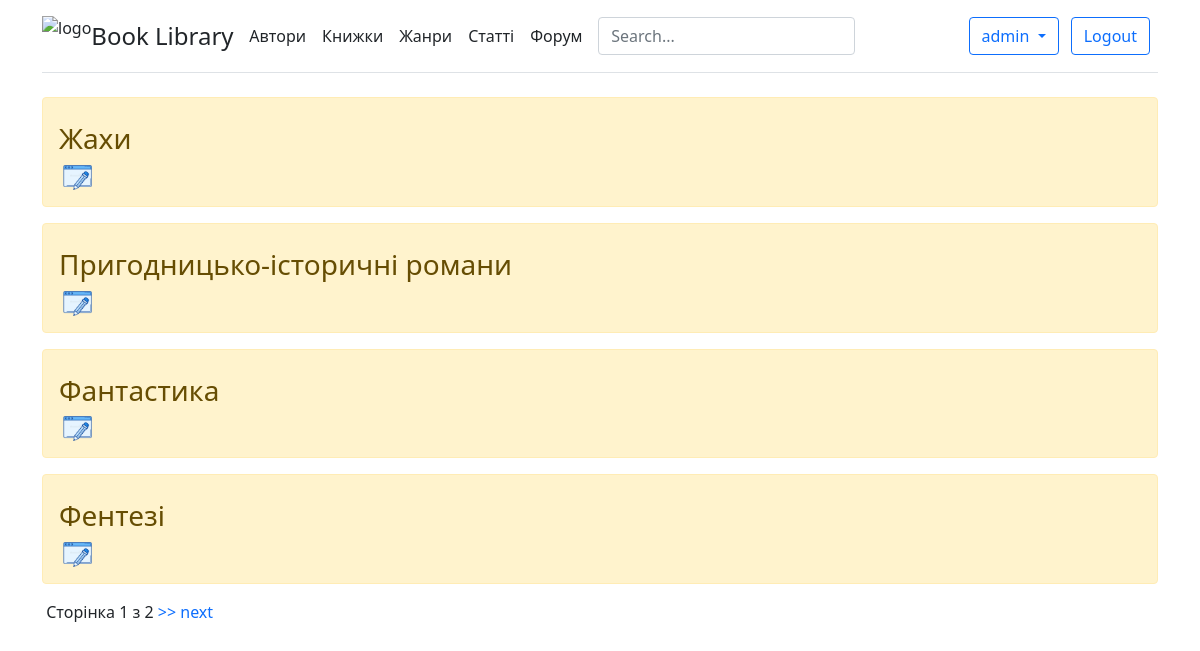
Screenshot of /books/genres (signed in) with the database file from the repository.
### app_books/models.py (models this page shows, shortened)
class Genres(models.Model):
    title = models.CharField(verbose_name='Назва', max_length=50)
    description = models.TextField(verbose_name='Опис', blank=True)
    img = models.FileField(verbose_name='Картинка', default=None, upload_to="genres_images/%Y/%m/%d/",
                           validators=[validate_file_extension])
    class Meta:
        verbose_name = 'Жанр'
        verbose_name_plural = 'Жанри'

### app_books/views.py (the view)
# urls.py: path('genres', views.index_genres, name='genres'),
def index_genres(request):
    contact_list = Genres.objects.order_by('-id').all()
    genres = mk_paginator(request, contact_list, BOOKS_PER_PAGE)
    return render(request, 'app_books/all_genres.html', {'genres': genres})

### app_books/views.py (called while the page is built)
def mk_paginator(request, items, num_items):
    paginator = Paginator(items, num_items)
    try:
        page = int(request.GET.get("page", '1'))
    except ValueError:
        page = 1
    try:
        items = paginator.page(page)
    except (InvalidPage, EmptyPage):
        items = paginator.page(paginator.num_pages)
    return items

### app_books/templates/app_books/all_genres.html (shortened to what this page needs)
{% extends 'base.html' %}
{% block content %}
    {% if genres %}
        {% for genre in genres %}
            <div class="alert alert-warning">
            <a href="{% url 'genre-detail' genre.id %}">
                    <div class=" alert-warning mt-2">
                        <h3>{{ genre.title }}</h3>
                    </div>
                </a>
                 {% if  request.user.is_staff == True or request.user.is_superuser == True %}
        <a href="{% url 'update-genre' genre.id %}"><img src="/static/img/update.png" alt="" style="height: 25px"></a>
    {% endif %}
            </div>
        {% endfor %}
    {% else %}
        <p>У бд немає записів</p>
    {% endif %}
    {% if genres.object_list and genres.paginator.num_pages > 1 %}
    <div class="pagination">
        <span class="step-links">
            <span class="current">
                &nbsp;Сторінка {{ genres.number }} з {{ genres.paginator.num_pages }}
            </span>
            {% if genres.has_next %}
                <a href="?page={{ genres.next_page_number }}"> &gt;&gt; next</a>
            {% endif %}
        </span>
    </div>
    {% endif %}
{% endblock %}

### templates/base.html (shortened to what this page needs)
{% load static %}
<!DOCTYPE html>
<html lang="en">
<head>
    <link rel="stylesheet" href="https://cdn.jsdelivr.net/npm/bootstrap@5.1.3/dist/css/bootstrap.min.css">
    <link href="https://cdn.jsdelivr.net/npm/bootstrap@5.1.3/dist/css/bootstrap.min.css" rel="stylesheet">
    <link rel="stylesheet" href="{% static 'css/style.css' %}" type="text/css">
</head>
<body>
<div class="container">
    <header class="d-flex flex-wrap align-items-center justify-content-center justify-content-md-between py-3 mb-4 border-bottom">
        <a href="/" class="d-flex align-items-center text-dark text-decoration-none">
            <img src="{% static 'img/logo.png' %}" alt="logo" style="height: 40px">
            <span class="fs-4">Book Library</span>
        </a>
        <ul class="nav col-12 col-md-auto mb-2 justify-content-center mb-md-0">
            <li><a href="{% url 'authors' %}" class="nav-link px-2 link-dark">Автори</a></li>
            <li><a href="{% url 'books' %}" class="nav-link px-2 link-dark">Книжки</a></li>
            <li><a href="{% url 'genres' %}" class="nav-link px-2 link-dark">Жанри</a></li>
            <li><a href="{% url 'articles' %}" class="nav-link px-2 link-dark">Статті</a></li>
            <li><a href="{% url 'forum-index' %}" class="nav-link px-2 link-dark">Форум</a></li>
        </ul>
        <form class="col-12 col-lg-auto mb-3 mb-lg-0 me-lg-3" action="{% url 'search' %}" method="get">
            <input name="q" type="text" class="form-control" placeholder="Search..." aria-label="Search">
        </form>
        <div class="col-md-3 text-end">
            {% if request.user.is_authenticated %}
                <button type="button" class="btn btn-outline-primary me-2 dropdown-toggle" data-bs-toggle="dropdown">
                    {{ request.user.username }}
                </button>
                <a type="button" class="btn btn-outline-primary me-2" href="{% url 'logout' %}">Logout</a>
            {% else %}
                <a type="button" class="btn btn-outline-primary me-2" href="{% url 'login' %}">Login</a>
                <a type="button" class="btn btn-primary" href="{% url 'register' %}">Sign-up</a>
            {% endif %}
        </div>
    </header>
</div>
<div class="container">{% block content %}{% endblock %}</div>
</body>
</html>

### static/css/style.css (style rules this page uses)
a { text-decoration: none; }
img { max-width: 600px; height: auto; }

### rows the page displays
Genres: title "Жахи"
Genres: title "Пригодницько-історичні романи"
Genres: title "Фантастика"
Genres: title "Фентезі"

### other values shown
{{ request.user.username }} "admin"
{{ genres.number }} "1"
{{ genres.paginator.num_pages }} "2"
